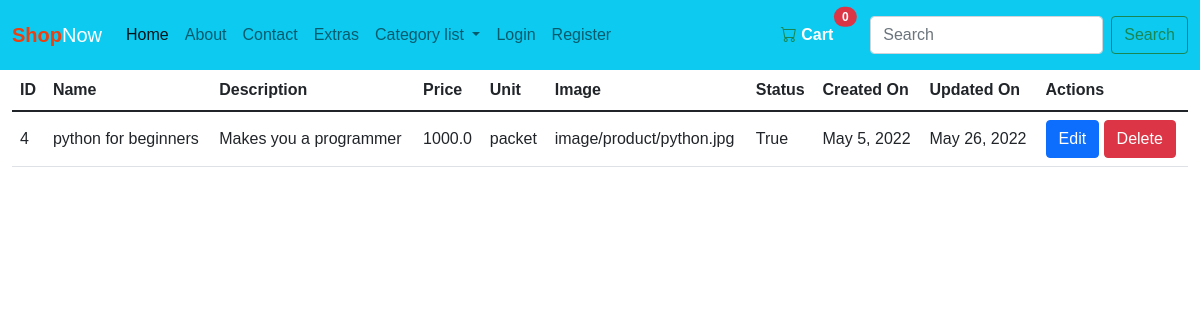
The app's page /product/4/detail/ with its own data.
### product/models.py (models this page shows, shortened)
class ProductModel(models.Model):
    name = models.CharField(max_length=100)
    price = models.FloatField()
    image = models.ImageField(
        upload_to="image/product/",
        blank=True, null=True,
        default="default/product.png"
    )
    description = models.TextField(max_length=200,
                                   blank=True, null=True)
    category = models.ForeignKey(CategoryModel,
                                 on_delete=models.SET_NULL,null=True,blank=True)
    unit = models.ForeignKey(UnitModel,
                             on_delete=models.SET_NULL,null=True,blank=True)
    created_on = models.DateField(auto_now_add=True)
    updated_on = models.DateField(auto_now=True)
    status = models.BooleanField(default=True)

class UnitModel(models.Model):
    base_unit = models.CharField(max_length=100)
    secondary_unit = models.CharField(max_length=100)
    conversion_ratio = models.FloatField()
    created_on = models.DateField(auto_now_add=True)
    updated_on = models.DateField(auto_now=True)
    status = models.BooleanField(default=True)
    def __str__(self) -> str:
        return self.base_unit

### product/views.py (the view)
# urls.py: path('<int:pk>/detail/',ProductDetailView.as_view(),name='product_detail'),
class ProductDetailView(DetailView):
    template_name = "product/detail.html"
    model = ProductModel

### templates/product/detail.html (shortened to what this page needs)
{% extends 'base.html' %} {% block content %}
<div class="container-fluid">
  <div class="row">
    <div class="col">
      <table class="table table-hover">
        <thead>
          <tr>
            <th>ID</th>
            <th>Name</th>
            <th>Description</th>
            <th>Price</th>
            <th>Unit</th>
            <th>Image</th>
            <th>Status</th>
            <th>Created On</th>
            <th>Updated On</th>
            <th>Actions</th>
          </tr>
        </thead>
        <tbody>
          <tr class="align-middle">
            <td>{{object.id}}</td>
            <td>{{object.name}}</td>
            <td>{{object.description}}</td>
            <td>{{object.price}}</td>
            <td>{{object.unit}}</td>
            <td>{{object.image}}</td>
            <td>{{object.status}}</td>
            <td>{{object.created_on}}</td>
            <td>{{object.updated_on}}</td>
            <td>
              <a
                href="{% url 'product_update' object.id %}"
                class="btn btn-primary"
                >Edit</a
              >
              <button
                type="button"
                class="btn btn-danger"
                data-bs-toggle="modal"
                data-bs-target="#exampleModal"
              >
                Delete
              </button>
            </td>
          </tr>
        </tbody>
      </table>
    </div>
  </div>
</div>
{% endblock %}

### static/css/style.css (style rules this page uses)
body { font-family: Arial, Helvetica, sans-serif; margin: 0; }
html { box-sizing: border-box; }
*, *:before, *:after { box-sizing: inherit; }
.container::after, .row::after { content: ""; clear: both; display: table; }
* { box-sizing: border-box; }
.row:after { content: ""; display: table; clear: both; }

### records on screen
ProductModel: id "4", name "python for beginners", description "Makes you a programmer", price "1000.0", unit "packet", image "image/product/python.jpg", status "True", created_on "May 5, 2022", updated_on "May 26, 2022"

### other values on screen
{{ cart.products.all | length }} "0"
